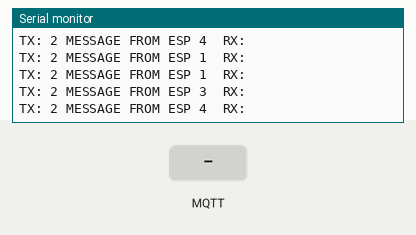
Bench run of a sketch on a simulated ESP8266 (NodeMCU). On the bench: the last lines printed to the serial monitor. Inputs (shaded band) come from the test bench. WiFi joins after 1.5 s; servers stay silent unless stated; random numbers use the default seed unless the sketch sets one; no MQTT or app messages arrive unless stated.

Above: at 2.7 s.
2.8 s: MQTT message "on" arrives on the first subscribed topic
At 2.88 s:
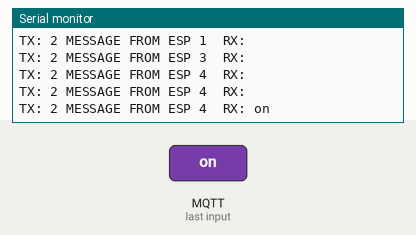
4.4 s: MQTT message "1" arrives on the first subscribed topic
At 4.5 s:
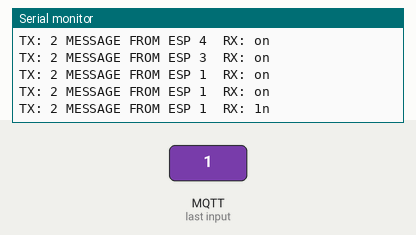
6.3 s: MQTT message "off" arrives on the first subscribed topic
At 6.32 s:
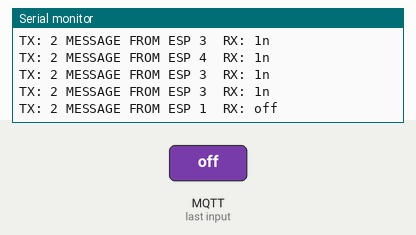
8.2 s: MQTT message "0" arrives on the first subscribed topic
At 8.25 s:
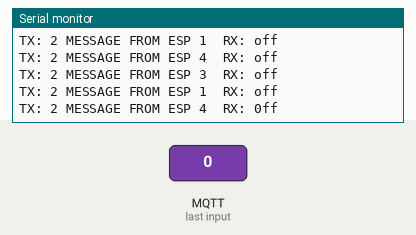
9.8 s: MQTT message "on" arrives on the first subscribed topic
At 9.87 s:
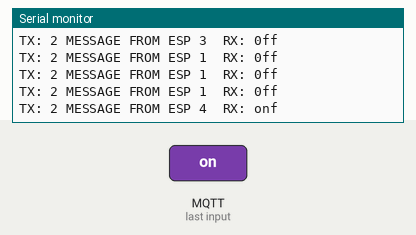
11.4 s: MQTT message "2" arrives on the first subscribed topic
At 11.49 s:
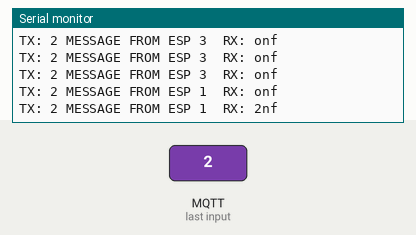
Timing chart, 0 to 14.0 s (numbered marks = the images above; inputs shaded):
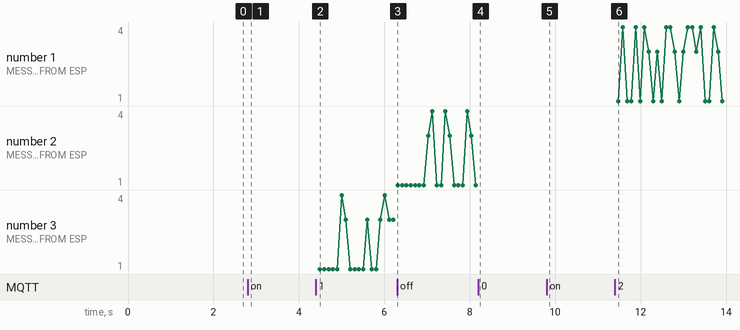

Measured:
- after the input at 2.8 s, the serial monitor: prints a new line after 0.07 s (image 1)
- after the input at 4.4 s, the serial monitor: prints a new line after 0.09 s (image 2)
- after the input at 6.3 s, the serial monitor: prints a new line at once (image 3)
- after the input at 8.2 s, the serial monitor: prints a new line at once (image 4)
- after the input at 9.8 s, the serial monitor: prints a new line after 0.06 s (image 5)
- after the input at 11.4 s, the serial monitor: prints a new line after 0.08 s (image 6)

The sketch:

ESP8266_MQTT_ARDUINO.ino
```cpp
#include <ESP8266WiFi.h>
#include <PubSubClient.h>

#define DEV_ADDR 2

const char* ssid = "COLDSPOT";
const char* password =  "1234567890";
const char* mqttServer = "192.168.43.135";
const int mqttPort = 1883;
const int QoS_LEVEL = 2;

//const char* mqttUser = "YourMqttUser";
//const char* mqttPassword = "YourMqttUserPassword";

int DEST_ADDR;

String final_msg;
const char* pub_topic_name = "rpi_gateway/esp";
const char* sub_topic_name = "rpi_gateway/esp_outgoing";

char* rx_msg = "";

WiFiClient espClient;
PubSubClient client(espClient);

void setup()
{
  Serial.begin(115200);
  WiFi.begin(ssid, password);
  while (WiFi.status() != WL_CONNECTED)
  {
    delay(500);
    Serial.println("Connecting to WiFi..");
  }
  Serial.println("Connected to the WiFi network");
  client.setServer(mqttServer, mqttPort);
  client.setCallback(callback);

  while (!client.connected())
  {
    Serial.println("Connecting to MQTT...");
    if (client.connect("ESP8266Client"))
    {
      Serial.println("connected");
    }
    else
    {
      Serial.print("failed with state ");
      Serial.print(client.state());
      delay(2000);
    }
  }
}

void callback(char* topic_msg, byte* payload, unsigned int length)
{
  for (int i = 0; i < length; i++)
  {
    rx_msg[i] = (char)payload[i];
  }
}

void loop()
{
  int rnd = 0;
  String str;
  str = (String)rx_msg;
  //str.trim();
  str = str.substring(0, 16);
  DEST_ADDR = random(1, 5);
  if(DEST_ADDR == DEV_ADDR)
  {
    rnd = random(0, 1);
    if(rnd == 0)
    {
      DEST_ADDR = DEST_ADDR - 1;
    }
    else if(rnd == 1)
    {
      DEST_ADDR == DEST_ADDR + 1;
    }
  }

  /*************************Framing the final packet ************************************/
  final_msg = String(DEV_ADDR) + " MESSAGE FROM ESP " + String(DEST_ADDR);
  /**************************************************************************************/

  client.publish(pub_topic_name, (char*)final_msg.c_str() , QoS_LEVEL);
  Serial.print("TX: ");
  Serial.print(final_msg);
  Serial.print("\tRX: ");
  client.subscribe(sub_topic_name);
  Serial.print(str);
  delay(100);
  Serial.print("\n");
  client.loop();
}
```
